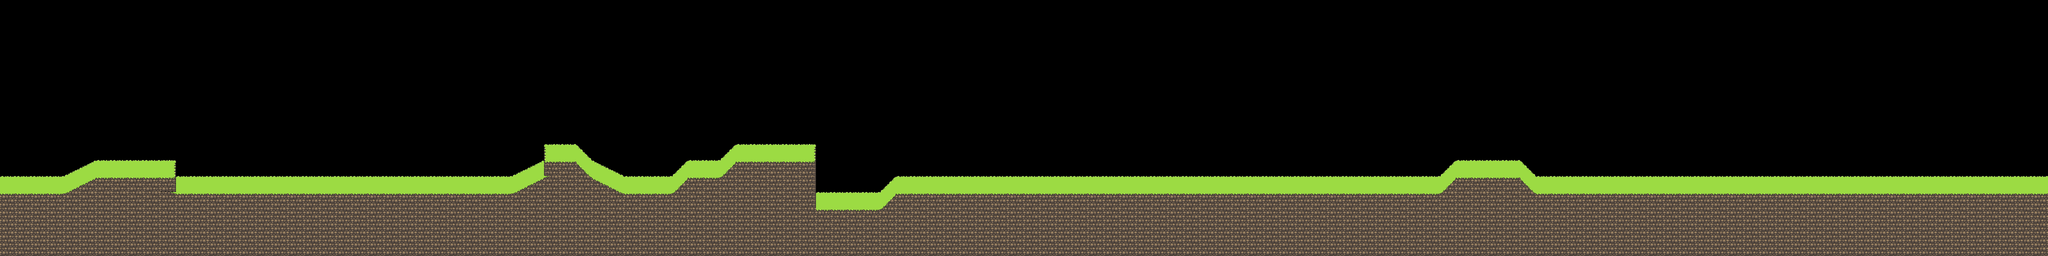

Below is a game level as drawn by its tile map, then a one-line description and the .tmx that defines it (tile-layer data replaced by summaries):
An orthogonal 128x16 tile map with 32x32 px tiles, 2 tile layers (Tile Layer 2, Tile Layer 1), 2 tilesets.

<map version="1.10" tiledversion="1.11.2" orientation="orthogonal" renderorder="right-down" width="128" height="16" tilewidth="32" tileheight="32" infinite="0" nextlayerid="3" nextobjectid="1">
 <tileset firstgid="1" name="basic_terrain" tilewidth="32" tileheight="32" tilecount="160" columns="10">
  <image source="../tilesets/basic_terrain/terrain_tiles_v2.png" width="320" height="512" />
  <wangsets>
   <wangset name="Basic" type="corner" tile="-1">
    <wangcolor name="Dirt" color="#ff0000" tile="-1" probability="1" />
    <wangcolor name="Grass" color="#00ff00" tile="-1" probability="1" />
    <wangcolor name="Hills" color="#0000ff" tile="-1" probability="1" />
    <wangtile tileid="0" wangid="0,0,0,1,0,0,0,0" />
    <wangtile tileid="1" wangid="0,2,0,1,0,1,0,2" />
    <wangtile tileid="2" wangid="0,0,0,0,0,1,0,0" />
    <wangtile tileid="10" wangid="0,1,0,1,0,2,0,2" />
    <wangtile tileid="11" wangid="0,1,0,1,0,1,0,1" />
    <wangtile tileid="12" wangid="0,2,0,2,0,1,0,1" />
    <wangtile tileid="20" wangid="0,1,0,0,0,0,0,0" />
    <wangtile tileid="21" wangid="0,1,0,2,0,2,0,1" />
    <wangtile tileid="22" wangid="0,0,0,0,0,0,0,1" />
    <wangtile tileid="40" wangid="0,0,0,2,0,0,0,0" />
    <wangtile tileid="41" wangid="0,1,0,2,0,2,0,1" />
    <wangtile tileid="42" wangid="0,0,0,0,0,2,0,0" />
    <wangtile tileid="44" wangid="0,0,0,3,0,0,0,0" />
    <wangtile tileid="45" wangid="0,0,0,3,0,3,0,0" />
    <wangtile tileid="46" wangid="0,0,0,0,0,3,0,0" />
    <wangtile tileid="50" wangid="0,2,0,2,0,1,0,1" />
    <wangtile tileid="51" wangid="0,2,0,2,0,2,0,2" />
    <wangtile tileid="52" wangid="0,1,0,1,0,2,0,2" />
    <wangtile tileid="54" wangid="0,3,0,3,0,0,0,0" />
    <wangtile tileid="56" wangid="0,0,0,0,0,3,0,3" />
    <wangtile tileid="60" wangid="0,2,0,0,0,0,0,0" />
    <wangtile tileid="61" wangid="0,2,0,1,0,1,0,2" />
    <wangtile tileid="62" wangid="0,0,0,0,0,0,0,2" />
    <wangtile tileid="64" wangid="0,3,0,0,0,0,0,0" />
    <wangtile tileid="65" wangid="0,3,0,0,0,0,0,3" />
    <wangtile tileid="66" wangid="0,0,0,0,0,0,0,3" />
    <wangtile tileid="84" wangid="0,1,0,2,0,1,0,1" />
    <wangtile tileid="85" wangid="0,1,0,1,0,2,0,1" />
    <wangtile tileid="86" wangid="0,2,0,1,0,2,0,2" />
    <wangtile tileid="87" wangid="0,2,0,2,0,1,0,2" />
    <wangtile tileid="94" wangid="0,2,0,1,0,1,0,1" />
    <wangtile tileid="95" wangid="0,1,0,1,0,1,0,2" />
    <wangtile tileid="96" wangid="0,1,0,2,0,2,0,2" />
    <wangtile tileid="97" wangid="0,2,0,2,0,2,0,1" />
    <wangtile tileid="100" wangid="0,0,0,1,0,0,0,1" />
    <wangtile tileid="101" wangid="0,1,0,0,0,1,0,0" />
   </wangset>
  </wangsets>
 </tileset>
 <tileset firstgid="161" name="advance_terrain" tilewidth="32" tileheight="32" tilecount="24" columns="6">
  <image source="../tilesets/basic_terrain/advance_terrain.png" width="192" height="128" />
 </tileset>
 <layer id="2" name="Tile Layer 2" width="128" height="16">
  <data>[2048 cells, 1 non-empty, 1 distinct tile ids]</data>
 </layer>
 <layer id="1" name="Tile Layer 1" width="128" height="16">
  <data>[2048 cells, 674 non-empty, 26 distinct tile ids]</data>
 </layer>
</map>